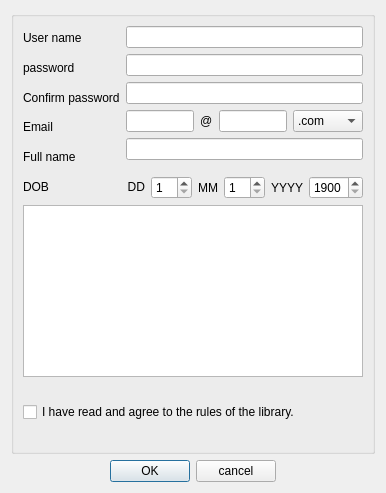
<?xml version="1.0" encoding="UTF-8"?>
<ui version="4.0">
 <class>SignUp</class>
 <widget class="QDialog" name="SignUp">
  <property name="geometry">
   <rect>
    <x>0</x>
    <y>0</y>
    <width>371</width>
    <height>493</height>
   </rect>
  </property>
  <property name="windowTitle">
   <string>Registration</string>
  </property>
  <property name="windowIcon">
   <iconset resource="../src.qrc">
    <normaloff>:/images/signupicon.png</normaloff>:/images/signupicon.png</iconset>
  </property>
  <layout class="QVBoxLayout" name="verticalLayout_4">
   <item>
    <widget class="QGroupBox" name="groupBox">
     <property name="title">
      <string/>
     </property>
     <layout class="QVBoxLayout" name="verticalLayout_3">
      <item>
       <layout class="QHBoxLayout" name="horizontalLayout_6">
        <item>
         <layout class="QVBoxLayout" name="verticalLayout_2">
          <item>
           <widget class="QLabel" name="label">
            <property name="text">
             <string>User name</string>
            </property>
           </widget>
          </item>
          <item>
           <widget class="QLabel" name="label_3">
            <property name="text">
             <string>password</string>
            </property>
           </widget>
          </item>
          <item>
           <widget class="QLabel" name="label_8">
            <property name="text">
             <string>Confirm password</string>
            </property>
           </widget>
          </item>
          <item>
           <widget class="QLabel" name="label_4">
            <property name="text">
             <string>Email</string>
            </property>
           </widget>
          </item>
          <item>
           <widget class="QLabel" name="label_6">
            <property name="text">
             <string>Full name</string>
            </property>
           </widget>
          </item>
          <item>
           <widget class="QLabel" name="label_5">
            <property name="text">
             <string>DOB</string>
            </property>
           </widget>
          </item>
         </layout>
        </item>
        <item>
         <layout class="QVBoxLayout" name="verticalLayout">
          <item>
           <widget class="QLineEdit" name="lineEdit_accountname"/>
          </item>
          <item>
           <widget class="QLineEdit" name="lineEdit_password">
            <property name="echoMode">
             <enum>QLineEdit::Password</enum>
            </property>
            <property name="readOnly">
             <bool>false</bool>
            </property>
           </widget>
          </item>
          <item>
           <widget class="QLineEdit" name="lineEdit_confirm_password">
            <property name="echoMode">
             <enum>QLineEdit::Password</enum>
            </property>
           </widget>
          </item>
          <item>
           <layout class="QHBoxLayout" name="horizontalLayout_5">
            <item>
             <widget class="QLineEdit" name="lineEdit_email"/>
            </item>
            <item>
             <widget class="QLabel" name="label_10">
              <property name="text">
               <string>@</string>
              </property>
             </widget>
            </item>
            <item>
             <widget class="QLineEdit" name="lineEdit_email2"/>
            </item>
            <item>
             <widget class="QComboBox" name="comboBox_domen">
              <item>
               <property name="text">
                <string>.com</string>
               </property>
              </item>
              <item>
               <property name="text">
                <string>.vn</string>
               </property>
              </item>
              <item>
               <property name="text">
                <string>.com.vn</string>
               </property>
              </item>
             </widget>
            </item>
           </layout>
          </item>
          <item>
           <widget class="QLineEdit" name="lineEdit_fullname"/>
          </item>
          <item>
           <layout class="QHBoxLayout" name="horizontalLayout" stretch="0,1,0,1,0,1">
            <property name="leftMargin">
             <number>1</number>
            </property>
            <property name="topMargin">
             <number>10</number>
            </property>
            <property name="rightMargin">
             <number>0</number>
            </property>
            <property name="bottomMargin">
             <number>0</number>
            </property>
            <item>
             <widget class="QLabel" name="label_11">
              <property name="text">
               <string>DD</string>
              </property>
              <property name="textFormat">
               <enum>Qt::RichText</enum>
              </property>
              <property name="scaledContents">
               <bool>false</bool>
              </property>
              <property name="alignment">
               <set>Qt::AlignRight|Qt::AlignTrailing|Qt::AlignVCenter</set>
              </property>
             </widget>
            </item>
            <item>
             <widget class="QSpinBox" name="spinBox_day">
              <property name="minimum">
               <number>1</number>
              </property>
              <property name="maximum">
               <number>31</number>
              </property>
             </widget>
            </item>
            <item>
             <widget class="QLabel" name="label_12">
              <property name="text">
               <string>MM</string>
              </property>
              <property name="alignment">
               <set>Qt::AlignRight|Qt::AlignTrailing|Qt::AlignVCenter</set>
              </property>
             </widget>
            </item>
            <item>
             <widget class="QSpinBox" name="spinBox_month">
              <property name="minimum">
               <number>1</number>
              </property>
              <property name="maximum">
               <number>12</number>
              </property>
             </widget>
            </item>
            <item>
             <widget class="QLabel" name="label_13">
              <property name="text">
               <string>YYYY</string>
              </property>
              <property name="alignment">
               <set>Qt::AlignRight|Qt::AlignTrailing|Qt::AlignVCenter</set>
              </property>
             </widget>
            </item>
            <item>
             <widget class="QSpinBox" name="spinBox_year">
              <property name="minimum">
               <number>1900</number>
              </property>
              <property name="maximum">
               <number>2017</number>
              </property>
             </widget>
            </item>
           </layout>
          </item>
          <item>
           <layout class="QHBoxLayout" name="horizontalLayout_2"/>
          </item>
         </layout>
        </item>
       </layout>
      </item>
      <item>
       <widget class="QPlainTextEdit" name="plainTextEdit_rules"/>
      </item>
      <item>
       <spacer name="verticalSpacer_3">
        <property name="orientation">
         <enum>Qt::Vertical</enum>
        </property>
        <property name="sizeHint" stdset="0">
         <size>
          <width>20</width>
          <height>40</height>
         </size>
        </property>
       </spacer>
      </item>
      <item>
       <widget class="QCheckBox" name="check_box_read">
        <property name="text">
         <string>I have read and agree to the rules of the library.</string>
        </property>
       </widget>
      </item>
      <item>
       <spacer name="verticalSpacer_2">
        <property name="orientation">
         <enum>Qt::Vertical</enum>
        </property>
        <property name="sizeHint" stdset="0">
         <size>
          <width>20</width>
          <height>40</height>
         </size>
        </property>
       </spacer>
      </item>
     </layout>
    </widget>
   </item>
   <item>
    <layout class="QHBoxLayout" name="horizontalLayout_3">
     <item>
      <spacer name="horizontalSpacer">
       <property name="orientation">
        <enum>Qt::Horizontal</enum>
       </property>
       <property name="sizeHint" stdset="0">
        <size>
         <width>40</width>
         <height>20</height>
        </size>
       </property>
      </spacer>
     </item>
     <item>
      <widget class="QPushButton" name="pushButton_ok">
       <property name="sizePolicy">
        <sizepolicy hsizetype="Preferred" vsizetype="Preferred">
         <horstretch>0</horstretch>
         <verstretch>0</verstretch>
        </sizepolicy>
       </property>
       <property name="text">
        <string>OK</string>
       </property>
      </widget>
     </item>
     <item>
      <widget class="QPushButton" name="pushButton_cancel">
       <property name="sizePolicy">
        <sizepolicy hsizetype="Preferred" vsizetype="Preferred">
         <horstretch>0</horstretch>
         <verstretch>0</verstretch>
        </sizepolicy>
       </property>
       <property name="text">
        <string>cancel</string>
       </property>
      </widget>
     </item>
     <item>
      <spacer name="horizontalSpacer_2">
       <property name="orientation">
        <enum>Qt::Horizontal</enum>
       </property>
       <property name="sizeHint" stdset="0">
        <size>
         <width>40</width>
         <height>20</height>
        </size>
       </property>
      </spacer>
     </item>
    </layout>
   </item>
   <item>
    <spacer name="verticalSpacer">
     <property name="orientation">
      <enum>Qt::Vertical</enum>
     </property>
     <property name="sizeHint" stdset="0">
      <size>
       <width>20</width>
       <height>40</height>
      </size>
     </property>
    </spacer>
   </item>
  </layout>
 </widget>
 <resources>
  <include location="../src.qrc"/>
 </resources>
 <connections/>
</ui>
